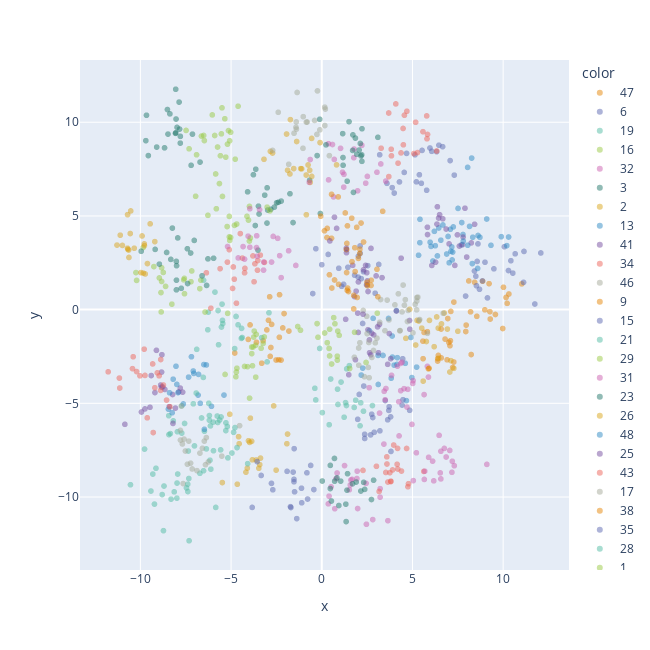

Notebook code for this chart:
### Markdown cell above
Visualization of the dataset to show the clusters. Note, the plot below is only showing two dimensions.

### Code cell
fig = px.scatter(
    df, x="x", y="y",
    color=pd.Series(target, dtype=str, name="Center"),
    color_discrete_sequence=px.colors.qualitative.Vivid,
    width=650, height=650,
    render_mode='webgl',
    opacity=0.5,
)
iplot(fig)

### Figure 1 — Plotly figure (JSON) as saved in the notebook; plotly's stock layout.template omitted (floating-point values rounded to 4 significant figures)
{"data": [{"hovertemplate": "color=47<br>x=%{x}<br>y=%{y}<extra></extra>", "legendgroup": "47", "marker": {"color": "rgb(229, 134, 6)", "opacity": 0.5, "symbol": "circle"}, "mode": "markers", "name": "47", "showlegend": true, "type": "scattergl", "x": [-3.236, -2.764, -2.336, -3.028, -4.051, -2.375, -2.329, -2.805, -3.311, -2.873, -2.078, -3.952, -2.937, -2.519, -2.244, -3.599, -4.797, -2.841, -2.15, -1.812], "xaxis": "x", "y": [-1.661, -0.7869, -1.476, -1.083, -1.59, -2.678, 0.7965, -2.022, -2.86, 0.685, -0.2104, -0.816, -0.5709, -2.689, -2.694, -1.747, -2.316, -2.495, -0.9765, -1.144], "yaxis": "y"}, {"hovertemplate": "color=6<br>x=%{x}<br>y=%{y}<extra></extra>", "legendgroup": "6", "marker": {"color": "rgb(93, 105, 177)", "opacity": 0.5, "symbol": "circle"}, "mode": "markers", "name": "6", "showlegend": true, "type": "scattergl", "x": [4.283, 5.381, 4.674, 6.663, 5.529, 7.306, 3.882, 4.545, 6.458, 3.194, 5.784, 7.076, 5.965, 6.335, 5.139, 3.995, 3.595, 5.216, 6.062, 5.489], "xaxis": "x", "y": [6.815, 7.197, 8.337, 8.698, 8.497, 7.178, 6.511, 7.322, 8.775, 8.264, 6.37, 7.953, 8.625, 8.43, 8.263, 6.221, 6.74, 6.819, 8.448, 6.742], "yaxis": "y"}, {"hovertemplate": "color=19<br>x=%{x}<br>y=%{y}<extra></extra>", "legendgroup": "19", "marker": {"color": "rgb(82, 188, 163)", "opacity": 0.5, "symbol": "circle"}, "mode": "markers", "name": "19", "showlegend": true, "type": "scattergl", "x": [-3.012, -6.252, -6.893, -5.498, -4.387, -3.316, -4.615, -5.717, -5.472, -5.529, -5.69, -5.887, -6.283, -6.517, -4.727, -4.421, -4.803, -5.456, -4.432, -2.911], "xaxis": "x", "y": [-2.789, -0.1328, -2.12, 0.293, -1.488, -1.498, -0.8116, -0.04867, -0.5746, -0.9297, -1.875, 0.9347, -1.075, 1.57, -0.3661, -1.0, -2.079, -0.7469, -1.536, -0.1684], "yaxis": "y"}, {"hovertemplate": "color=16<br>x=%{x}<br>y=%{y}<extra></extra>", "legendgroup": "16", "marker": {"color": "rgb(153, 201, 69)", "opacity": 0.5, "symbol": "circle"}, "mode": "markers", "name": "16", "showlegend": true, "type": "scattergl", "x": [-3.864, -4.706, -3.782, -3.98, -3.753, -4.258, -3.231, -5.187, -3.82, -4.735, -3.613, -3.644, -3.86, -3.167, -4.093, -3.64, -4.679, -5.33, -3.343, -3.722], "xaxis": "x", "y": [-1.995, -3.328, -1.994, -4.724, -1.467, -3.033, -1.802, -0.1994, -2.998, -3.583, -1.321, -1.901, -2.348, -1.458, -3.042, -3.605, -3.127, -3.459, -2.063, -1.147], "yaxis": "y"}, {"hovertemplate": "color=32<br>x=%{x}<br>y=%{y}<extra></extra>", "legendgroup": "32", "marker": {"color": "rgb(204, 97, 176)", "opacity": 0.5, "symbol": "circle"}, "mode": "markers", "name": "32", "showlegend": true, "type": "scattergl", "x": [1.937, 2.443, 2.46, 1.571, 1.255, 0.8434, 2.811, 0.7176, 1.519, 1.978, 3.644, 0.3609, 0.5142, 1.674, 0.7854, 1.607, 1.953, 3.217, 0.4004, 3.217], "xaxis": "x", "y": [-9.014, -9.272, -11.46, -9.358, -8.325, -8.72, -11.21, -10.63, -9.613, -10.62, -11.26, -10.36, -9.457, -9.059, -9.027, -9.093, -8.622, -9.555, -9.953, -10.01], "yaxis": "y"}, {"hovertemplate": "color=3<br>x=%{x}<br>y=%{y}<extra></extra>", "legendgroup": "3", "marker": {"color": "rgb(36, 121, 108)", "opacity": 0.5, "symbol": "circle"}, "mode": "markers", "name": "3", "showlegend": true, "type": "scattergl", "x": [-3.769, -0.6716, -2.491, -2.237, -1.753, -3.458, -3.638, -2.809, -2.983, -3.489, -3.019, -2.612, -3.665, -1.584, -0.07445, -3.144, -4.087, -2.393, -3.011, -3.515], "xaxis": "x", "y": [7.199, 6.903, 5.701, 5.792, 6.184, 5.104, 7.493, 5.355, 5.313, 5.522, 4.62, 5.47, 4.488, 4.646, 5.13, 6.109, 6.285, 5.727, 6.501, 3.175], "yaxis": "y"}, {"hovertemplate": "color=2<br>x=%{x}<br>y=%{y}<extra></extra>", "legendgroup": "2", "marker": {"color": "rgb(218, 165, 27)", "opacity": 0.5, "symbol": "circle"}, "mode": "markers", "name": "2", "showlegend": true, "type": "scattergl", "x": [-2.831, -0.5535, -3.185, -1.384, -1.729, -0.09592, -0.8492, -1.546, -0.6394, -0.6653, -1.886, -2.715, -1.106, -0.7545, 0.8162, -0.5584, -1.94, -0.8582, -1.16, -1.755], "xaxis": "x", "y": [8.446, 7.11, 8.024, 8.972, 10.14, 8.915, 5.063, 7.526, 6.79, 7.436, 7.438, 8.357, 7.516, 7.719, 7.725, 9.137, 9.372, 7.183, 7.525, 7.239], "yaxis": "y"}, {"hovertemplate": "color=13<br>x=%{x}<br>y=%{y}<extra></extra>", "legendgroup": "13", "marker": {"color": "rgb(47, 138, 196)", "opacity": 0.5, "symbol": "circle"}, "mode": "markers", "name": "13", "showlegend": true, "type": "scattergl", "x": [4.912, 4.965, 3.881, 3.827, 4.604, 3.895, 2.258, 4.165, 3.105, 3.377, 3.989, 5.229, 2.63, 2.175, 3.115, 2.832, 4.667, 4.144, 4.118, 3.682], "xaxis": "x", "y": [-1.485, -3.627, -1.408, -3.662, -2.865, -2.534, -3.122, -2.564, -2.444, -2.445, -2.963, -3.068, -1.128, -3.493, -3.995, -0.4632, -4.857, -2.926, -0.05049, -0.4702], "yaxis": "y"}, {"hovertemplate": "color=41<br>x=%{x}<br>y=%{y}<extra></extra>", "legendgroup": "41", "marker": {"color": "rgb(118, 78, 159)", "opacity": 0.5, "symbol": "circle"}, "mode": "markers", "name": "41", "showlegend": true, "type": "scattergl", "x": [2.751, 2.629, 4.114, 1.982, 2.549, 4.839, 3.722, 4.854, 3.124, 3.635, 3.078, 1.318, 3.802, 2.867, 1.49, 1.857, 2.703, 2.014, 2.635, 3.183], "xaxis": "x", "y": [-1.258, -1.617, -0.07305, -0.1867, -1.073, -0.5806, -1.277, -1.045, -2.303, -2.919, -0.9207, -0.5168, -2.619, -1.349, -3.477, -2.674, -2.414, -1.218, -2.302, -0.7893], "yaxis": "y"}, {"hovertemplate": "color=34<br>x=%{x}<br>y=%{y}<extra></extra>", "legendgroup": "34", "marker": {"color": "rgb(237, 100, 90)", "opacity": 0.5, "symbol": "circle"}, "mode": "markers", "name": "34", "showlegend": true, "type": "scattergl", "x": [5.177, 5.832, 5.08, 4.556, 3.697, 5.802, 5.276, 6.333, 4.369, 5.784, 4.204, 5.579, 4.482, 3.691, 3.841, 4.693, 3.829, 4.5, 3.272, 4.083], "xaxis": "x", "y": [9.998, 9.349, 8.33, 10.38, 7.1, 9.117, 8.383, 8.467, 8.364, 10.34, 7.817, 9.496, 9.668, 10.49, 8.208, 10.59, 8.559, 8.796, 8.615, 10.98], "yaxis": "y"}, {"hovertemplate": "color=46<br>x=%{x}<br>y=%{y}<extra></extra>", "legendgroup": "46", "marker": {"color": "rgb(165, 170, 153)", "opacity": 0.5, "symbol": "circle"}, "mode": "markers", "name": "46", "showlegend": true, "type": "scattergl", "x": [3.706, 4.032, 2.762, 2.613, 2.566, 2.594, 1.796, 4.557, 2.479, 2.034, 2.102, 2.351, 2.041, 2.853, 2.501, 2.286, 4.302, 3.195, 2.951, 4.426], "xaxis": "x", "y": [-0.5496, 0.2548, -2.552, -3.634, -3.084, -1.753, -2.543, 0.2327, -0.3569, -2.048, -1.768, -3.577, -2.967, -2.179, -1.28, -0.04592, -1.131, -0.6775, -1.773, -0.1196], "yaxis": "y"}, {"hovertemplate": "color=9<br>x=%{x}<br>y=%{y}<extra></extra>", "legendgroup": "9", "marker": {"color": "rgb(229, 134, 6)", "opacity": 0.5, "symbol": "circle"}, "mode": "markers", "name": "9", "showlegend": true, "type": "scattergl", "x": [8.991, 8.429, 9.975, 7.961, 10.22, 7.116, 9.286, 9.27, 10.16, 8.105, 10.02, 9.573, 8.237, 11.03, 8.87, 10.32, 9.224, 8.547, 7.282, 6.948], "xaxis": "x", "y": [-0.0112, 1.459, -1.008, -0.8261, 0.3357, -0.09574, -0.502, -0.1087, 0.6485, 1.532, 1.192, -0.2594, -2.398, 1.373, 1.516, 0.8331, 1.386, -0.3577, 0.4012, -0.4758], "yaxis": "y"}, {"hovertemplate": "color=15<br>x=%{x}<br>y=%{y}<extra></extra>", "legendgroup": "15", "marker": {"color": "rgb(93, 105, 177)", "opacity": 0.5, "symbol": "circle"}, "mode": "markers", "name": "15", "showlegend": true, "type": "scattergl", "x": [2.752, 2.693, 3.5, 2.894, 4.428, 4.462, 2.367, 3.794, 4.846, 2.365, 3.715, 3.697, 1.983, 2.814, 3.206, 3.635, 2.064, 2.315, 4.478, 3.815], "xaxis": "x", "y": [-5.582, -6.686, -4.854, -6.546, -5.091, -2.621, -6.877, -5.725, -5.374, -6.653, -5.184, -5.377, -5.854, -5.759, -6.47, -5.881, -4.527, -4.08, -4.807, -7.568], "yaxis": "y"}, {"hovertemplate": "color=21<br>x=%{x}<br>y=%{y}<extra></extra>", "legendgroup": "21", "marker": {"color": "rgb(82, 188, 163)", "opacity": 0.5, "symbol": "circle"}, "mode": "markers", "name": "21", "showlegend": true, "type": "scattergl", "x": [-7.717, -7.357, -6.196, -5.576, -9.771, -8.434, -7.082, -7.717, -8.185, -6.193, -5.763, -6.528, -6.468, -8.346, -7.958, -7.563, -6.361, -8.425, -6.626, -6.138], "xaxis": "x", "y": [-5.132, -7.548, -5.904, -7.485, -7.444, -5.662, -5.027, -6.592, -5.936, -5.654, -5.679, -3.617, -6.49, -6.616, -6.517, -6.077, -7.434, -6.672, -5.782, -6.206], "yaxis": "y"}, {"hovertemplate": "color=29<br>x=%{x}<br>y=%{y}<extra></extra>", "legendgroup": "29", "marker": {"color": "rgb(153, 201, 69)", "opacity": 0.5, "symbol": "circle"}, "mode": "markers", "name": "29", "showlegend": true, "type": "scattergl", "x": [-7.576, -6.665, -6.435, -9.256, -8.953, -8.264, -10.21, -7.211, -8.611, -7.608, -7.167, -7.567, -8.832, -8.737, -8.862, -8.852, -9.844, -6.723, -8.83, -10.25], "xaxis": "x", "y": [1.67, 1.574, -0.1291, 2.296, 1.691, 0.2913, 1.559, 1.489, 1.24, 1.588, 2.063, 0.8488, 2.239, 1.985, 0.9106, -0.1228, 3.316, 1.121, 1.503, 1.979], "yaxis": "y"}, {"hovertemplate": "color=31<br>x=%{x}<br>y=%{y}<extra></extra>", "legendgroup": "31", "marker": {"color": "rgb(204, 97, 176)", "opacity": 0.5, "symbol": "circle"}, "mode": "markers", "name": "31", "showlegend": true, "type": "scattergl", "x": [4.172, 3.44, 3.185, 3.495, 4.355, 5.823, 4.424, 4.971, 5.035, 4.698, 4.246, 4.744, 5.642, 3.846, 2.615, 3.537, 5.015, 4.537, 4.353, 5.882], "xaxis": "x", "y": [-3.018, -4.359, -5.523, -4.81, -2.869, -3.029, -2.81, -6.126, -3.789, -5.202, -4.916, -4.252, -4.535, -3.508, -4.166, -4.211, -3.937, -4.218, -4.326, -3.599], "yaxis": "y"}, {"hovertemplate": "color=23<br>x=%{x}<br>y=%{y}<extra></extra>", "legendgroup": "23", "marker": {"color": "rgb(36, 121, 108)", "opacity": 0.5, "symbol": "circle"}, "mode": "markers", "name": "23", "showlegend": true, "type": "scattergl", "x": [-6.711, -8.508, -7.201, -8.034, -8.065, -8.372, -9.697, -8.476, -7.865, -8.047, -7.979, -7.8, -9.561, -7.794, -9.101, -9.663, -8.668, -8.051, -7.84, -7.129], "xaxis": "x", "y": [7.874, 10.68, 7.702, 10.17, 9.407, 10.45, 9.018, 9.368, 11.08, 9.437, 9.726, 8.886, 8.22, 9.247, 8.674, 10.37, 8.633, 11.76, 9.634, 9.366], "yaxis": "y"}, {"hovertemplate": "color=26<br>x=%{x}<br>y=%{y}<extra></extra>", "legendgroup": "26", "marker": {"color": "rgb(218, 165, 27)", "opacity": 0.5, "symbol": "circle"}, "mode": "markers", "name": "26", "showlegend": true, "type": "scattergl", "x": [-2.651, -3.935, -3.469, -4.102, -5.071, -4.038, -4.554, -3.378, -4.584, -3.42, -5.483, -4.656, -4.18, -3.864, -3.616, -3.825, -1.886, -3.977, -1.924, -2.516], "xaxis": "x", "y": [-5.137, -5.792, -8.465, -8.461, -5.583, -6.999, -7.159, -7.924, -6.78, -8.272, -9.23, -9.318, -8.677, -7.026, -8.026, -8.016, -6.642, -7.086, -7.157, -8.566], "yaxis": "y"}, {"hovertemplate": "color=48<br>x=%{x}<br>y=%{y}<extra></extra>", "legendgroup": "48", "marker": {"color": "rgb(47, 138, 196)", "opacity": 0.5, "symbol": "circle"}, "mode": "markers", "name": "48", "showlegend": true, "type": "scattergl", "x": [7.717, 6.376, 6.024, 5.973, 7.09, 7.786, 6.963, 6.128, 7.123, 6.887, 5.414, 6.679, 6.452, 6.209, 5.407, 7.024, 5.337, 7.694, 6.259, 7.216], "xaxis": "x", "y": [4.646, 2.867, 3.374, 3.597, 4.288, 4.01, 3.904, 2.594, 3.112, 2.969, 4.822, 4.517, 4.357, 4.177, 3.571, 2.499, 2.901, 3.452, 3.41, 3.07], "yaxis": "y"}, {"hovertemplate": "color=25<br>x=%{x}<br>y=%{y}<extra></extra>", "legendgroup": "25", "marker": {"color": "rgb(118, 78, 159)", "opacity": 0.5, "symbol": "circle"}, "mode": "markers", "name": "25", "showlegend": true, "type": "scattergl", "x": [-10.85, -9.197, -8.202, -7.801, -7.668, -9.4, -9.115, -9.469, -8.834, -8.832, -9.94, -8.773, -9.748, -8.068, -8.41, -8.648, -8.225, -8.812, -7.887, -8.88], "xaxis": "x", "y": [-6.12, -4.426, -6.074, -4.187, -4.406, -3.519, -2.173, -5.213, -4.139, -3.334, -5.463, -4.125, -5.3, -5.255, -5.179, -4.261, -4.531, -2.407, -4.392, -4.025], "yaxis": "y"}, {"hovertemplate": "color=43<br>x=%{x}<br>y=%{y}<extra></extra>", "legendgroup": "43", "marker": {"color": "rgb(237, 100, 90)", "opacity": 0.5, "symbol": "circle"}, "mode": "markers", "name": "43", "showlegend": true, "type": "scattergl", "x": [-3.733, -4.824, -4.236, -3.161, -5.098, -3.686, -4.918, -4.377, -6.362, -3.543, -3.386, -3.794, -4.255, -5.605, -3.526, -5.202, -4.704, -6.112, -4.877, -4.491], "xaxis": "x", "y": [1.488, 1.624, 2.203, 2.52, 3.198, 2.446, 1.13, 2.749, 1.964, 2.104, 2.907, 2.865, 1.964, 2.185, 2.62, 2.535, 0.342, 0.07481, 2.277, 4.058], "yaxis": "y"}, {"hovertemplate": "color=17<br>x=%{x}<br>y=%{y}<extra></extra>", "legendgroup": "17", "marker": {"color": "rgb(165, 170, 153)", "opacity": 0.5, "symbol": "circle"}, "mode": "markers", "name": "17", "showlegend": true, "type": "scattergl", "x": [-1.822, -1.421, -0.2679, 0.1982, -1.358, -0.8071, -1.528, -2.399, -1.035, -1.021, 0.1699, -1.406, -0.1041, -0.3953, -2.709, -1.398, 0.1645, -0.2358, 0.4205, -0.8502], "xaxis": "x", "y": [7.756, 9.734, 9.351, 10.7, 11.59, 10.01, 9.412, 10.53, 8.61, 10.3, 9.823, 10.02, 9.594, 10.09, 8.495, 9.633, 10.81, 11.67, 8.217, 10.01], "yaxis": "y"}, {"hovertemplate": "color=38<br>x=%{x}<br>y=%{y}<extra></extra>", "legendgroup": "38", "marker": {"color": "rgb(229, 134, 6)", "opacity": 0.5, "symbol": "circle"}, "mode": "markers", "name": "38", "showlegend": true, "type": "scattergl", "x": [5.883, 6.428, 8.202, 7.215, 6.388, 5.577, 7.068, 5.823, 5.641, 6.798, 7.28, 7.008, 5.587, 7.94, 6.587, 6.392, 6.909, 6.58, 7.091, 5.917], "xaxis": "x", "y": [-3.162, -2.444, -0.1181, -3.089, -2.746, -1.684, -1.926, -1.177, -1.217, -1.573, -2.796, -1.75, -2.618, -1.169, -2.577, -2.617, -2.679, -1.036, -1.659, -3.128], "yaxis": "y"}, {"hovertemplate": "color=35<br>x=%{x}<br>y=%{y}<extra></extra>", "legendgroup": "35", "marker": {"color": "rgb(93, 105, 177)", "opacity": 0.5, "symbol": "circle"}, "mode": "markers", "name": "35", "showlegend": true, "type": "scattergl", "x": [1.202, 3.142, 1.439, 2.303, -0.4964, 2.111, 2.176, 2.511, -0.326, 0.0003786, 2.537, 2.118, 2.943, 0.3541, 2.02, 2.252, 2.01, 1.81, 0.9388, 1.099], "xaxis": "x", "y": [1.352, 2.412, 2.26, 2.024, 0.8566, 3.398, 1.652, 1.327, 3.251, 2.398, 2.348, 3.005, 0.8757, 2.944, 2.853, -0.7382, 1.734, 1.838, 2.206, 1.244], "yaxis": "y"}, {"hovertemplate": "color=28<br>x=%{x}<br>y=%{y}<extra></extra>", "legendgroup": "28", "marker": {"color": "rgb(82, 188, 163)", "opacity": 0.5, "symbol": "circle"}, "mode": "markers", "name": "28", "showlegend": true, "type": "scattergl", "x": [1.522, 1.87, 0.8936, -0.1149, 1.788, 2.794, 1.063, 0.4929, 0.4092, 0.03168, 1.36, -0.382, 0.869, 1.375, -0.3321, 2.15, 2.301, 1.233, 1.31, 2.111], "xaxis": "x", "y": [-2.99, -4.835, -5.062, -2.072, -5.221, -5.121, -3.867, -3.702, -6.144, -5.496, -5.118, -4.199, -4.245, -3.161, -4.819, -4.971, -5.423, -5.743, -4.963, -6.202], "yaxis": "y"}, {"hovertemplate": "color=1<br>x=%{x}<br>y=%{y}<extra></extra>", "legendgroup": "1", "marker": {"color": "rgb(153, 201, 69)", "opacity": 0.5, "symbol": "circle"}, "mode": "markers", "name": "1", "showlegend": true, "type": "scattergl", "x": [0.4043, 0.3003, 0.7261, 0.6583, 3.061, 1.538, 0.4312, -0.2585, 2.441, -0.2067, 1.808, -1.172, 0.4341, 0.1596, 0.9609, 0.8584, 0.5437, -1.326, 0.8806, 0.8554], "xaxis": "x", "y": [-2.07, -1.765, -0.7551, -0.4272, -0.1904, -3.144, -2.471, -0.7457, -2.82, -1.475, -1.21, -1.101, -1.045, -1.247, -1.37, -2.695, -2.902, -0.9017, -1.148, -2.483], "yaxis": "y"}, {"hovertemplate": "color=39<br>x=%{x}<br>y=%{y}<extra></extra>", "legendgroup": "39", "marker": {"color": "rgb(204, 97, 176)", "opacity": 0.5, "symbol": "circle"}, "mode": "markers", "name": "39", "showlegend": true, "type": "scattergl", "x": [0.3761, 3.255, 3.041, 0.5897, 3.528, 2.211, 0.3697, 1.224, 2.423, 0.6513, 1.035, -0.6382, 1.976, 1.781, -0.6883, 1.212, 0.6903, 1.146, 1.766, 2.514], "xaxis": "x", "y": [6.925, 7.774, 7.332, 8.813, 6.859, 8.771, 8.858, 7.219, 6.748, 6.015, 8.607, 8.01, 6.338, 8.572, 6.792, 6.538, 8.017, 7.334, 8.108, 7.11], "yaxis": "y"}, {"hovertemplate": "color=4<br>x=%{x}<br>y=%{y}<extra></extra>", "legendgroup": "4", "marker": {"color": "rgb(36, 121, 108)", "opacity": 0.5, "symbol": "circle"}, "mode": "markers", "name": "4", "showlegend": true, "type": "scattergl", "x": [3.094, 1.17, -0.2556, 2.219, 1.701, 2.128, 0.2329, 2.213, 1.154, 1.855, 1.503, 1.928, 2.203, 1.176, 1.4, 2.059, 1.716, 2.161, -0.1109, 1.748], "xaxis": "x", "y": [9.196, 8.117, 8.22, 9.653, 8.496, 8.868, 8.792, 7.913, 9.392, 9.155, 10.03, 8.289, 8.262, 7.704, 6.855, 8.516, 9.326, 8.203, 10.16, 6.256], "yaxis": "y"}, {"hovertemplate": "color=7<br>x=%{x}<br>y=%{y}<extra></extra>", "legendgroup": "7", "marker": {"color": "rgb(218, 165, 27)", "opacity": 0.5, "symbol": "circle"}, "mode": "markers", "name": "7", "showlegend": true, "type": "scattergl", "x": [6.751, 5.254, 5.178, 5.351, 6.926, 7.501, 6.335, 4.843, 7.061, 5.513, 5.766, 6.197, 5.939, 6.437, 6.6, 7.281, 4.635, 5.591, 6.422, 7.116], "xaxis": "x", "y": [-0.1805, -0.5739, -1.889, -0.6065, -1.038, -1.155, -0.3912, 0.01454, -3.33, -0.9874, -1.701, -1.979, -0.5753, -2.6, -0.7618, -3.135, -1.532, -3.817, -0.99, -2.722], "yaxis": "y"}, {"hovertemplate": "color=44<br>x=%{x}<br>y=%{y}<extra></extra>", "legendgroup": "44", "marker": {"color": "rgb(47, 138, 196)", "opacity": 0.5, "symbol": "circle"}, "mode": "markers", "name": "44", "showlegend": true, "type": "scattergl", "x": [-6.794, -7.341, -5.389, -6.501, -8.036, -7.056, -8.39, -7.925, -8.245, -8.193, -7.184, -8.455, -6.818, -6.081, -7.083, -7.99, -7.633, -6.362, -6.698, -6.472], "xaxis": "x", "y": [-3.457, -3.603, -4.559, -2.932, -3.022, -3.405, -4.439, -4.428, -5.505, -3.713, -2.515, -5.313, -4.561, -5.161, -3.275, -3.99, -5.034, -2.953, -5.001, -6.388], "yaxis": "y"}, {"hovertemplate": "color=37<br>x=%{x}<br>y=%{y}<extra></extra>", "legendgroup": "37", "marker": {"color": "rgb(118, 78, 159)", "opacity": 0.5, "symbol": "circle"}, "mode": "markers", "name": "37", "showlegend": true, "type": "scattergl", "x": [6.496, 5.832, 6.068, 6.441, 7.759, 7.99, 6.352, 7.79, 7.336, 7.019, 6.856, 5.823, 7.478, 7.894, 6.275, 7.587, 8.242, 6.672, 6.374, 8.426], "xaxis": "x", "y": [5.067, 4.006, 2.358, 4.889, 3.468, 2.805, 4.564, 3.871, 2.36, 3.508, 4.301, 4.397, 3.99, 5.412, 2.531, 3.393, 3.56, 4.847, 5.489, 4.555], "yaxis": "y"}, {"hovertemplate": "color=42<br>x=%{x}<br>y=%{y}<extra></extra>", "legendgroup": "42", "marker": {"color": "rgb(237, 100, 90)", "opacity": 0.5, "symbol": "circle"}, "mode": "markers", "name": "42", "showlegend": true, "type": "scattergl", "x": [-8.878, -11.77, -8.966, -10.43, -9.62, -8.555, -8.374, -10.02, -8.885, -9.202, -9.065, -11.14, -8.73, -9.323, -9.79, -9.291, -10.4, -11.16, -9.745, -10.21], "xaxis": "x", "y": [-2.664, -3.318, -3.534, -3.15, -5.774, -4.829, -5.183, -3.535, -4.312, -4.168, -3.373, -4.185, -4.024, -2.898, -2.111, -6.562, -2.514, -3.654, -3.513, -3.306], "yaxis": "y"}, {"hovertemplate": "color=40<br>x=%{x}<br>y=%{y}<extra></extra>", "legendgroup": "40", "marker": {"color": "rgb(165, 170, 153)", "opacity": 0.5, "symbol": "circle"}, "mode": "markers", "name": "40", "showlegend": true, "type": "scattergl", "x": [4.765, 5.368, 5.826, 5.243, 6.694, 3.605, 4.486, 5.298, 3.244, 5.147, 4.222, 5.232, 4.607, 5.396, 3.043, 3.483, 4.723, 5.028, 5.244, 4.318], "xaxis": "x", "y": [-0.04337, -0.5632, -1.266, 0.4596, -0.1933, 0.5086, 1.31, 0.6645, 0.5405, 0.2853, 0.843, -0.01242, 0.5315, -0.5286, -1.522, -1.124, -0.6332, -1.24, 0.6456, -1.117], "yaxis": "y"}, {"hovertemplate": "color=0<br>x=%{x}<br>y=%{y}<extra></extra>", "legendgroup": "0", "marker": {"color": "rgb(229, 134, 6)", "opacity": 0.5, "symbol": "circle"}, "mode": "markers", "name": "0", "showlegend": true, "type": "scattergl", "x": [0.3019, 1.926, 1.821, 0.2867, 2.103, 1.653, 0.908, 1.353, 3.359, 2.164, 2.093, 0.1498, 0.5385, 2.303, 1.384, 1.372, -0.05797, 0.5411, 1.416, 1.295], "xaxis": "x", "y": [4.336, 4.391, 3.304, 3.848, 3.224, 4.88, 6.017, 3.204, 5.248, 4.621, 2.988, 4.205, 3.806, 3.609, 3.534, 3.211, 4.985, 6.153, 4.47, 5.161], "yaxis": "y"}, {"hovertemplate": "color=24<br>x=%{x}<br>y=%{y}<extra></extra>", "legendgroup": "24", "marker": {"color": "rgb(93, 105, 177)", "opacity": 0.5, "symbol": "circle"}, "mode": "markers", "name": "24", "showlegend": true, "type": "scattergl", "x": [8.696, 8.999, 9.49, 7.929, 8.495, 10.66, 8.611, 10.07, 11.15, 10.29, 8.567, 8.529, 11.12, 8.418, 8.856, 11.75, 9.135, 12.08, 10.43, 10.53], "xaxis": "x", "y": [1.085, 2.528, 2.176, 0.7239, 1.781, 2.978, 3.509, 3.357, 3.106, 2.087, 2.574, 1.275, 1.454, 2.062, 1.533, 0.2995, 0.6246, 3.023, 2.61, 1.948], "yaxis": "y"}, {"hovertemplate": "color=18<br>x=%{x}<br>y=%{y}<extra></extra>", "legendgroup": "18", "marker": {"color": "rgb(82, 188, 163)", "opacity": 0.5, "symbol": "circle"}, "mode": "markers", "name": "18", "showlegend": true, "type": "scattergl", "x": [-6.719, -5.288, -5.968, -5.282, -6.114, -4.783, -7.017, -5.551, -6.921, -5.631, -6.163, -4.086, -4.952, -5.985, -4.862, -5.737, -5.206, -4.671, -6.23, -5.174], "xaxis": "x", "y": [-8.737, -6.456, -7.53, -6.041, -8.515, -6.295, -7.274, -5.729, -4.453, -5.893, -8.037, -8.22, -7.652, -6.004, -6.548, -6.022, -6.237, -7.363, -4.999, -7.913], "yaxis": "y"}, {"hovertemplate": "color=10<br>x=%{x}<br>y=%{y}<extra></extra>", "legendgroup": "10", "marker": {"color": "rgb(153, 201, 69)", "opacity": 0.5, "symbol": "circle"}, "mode": "markers", "name": "10", "showlegend": true, "type": "scattergl", "x": [-4.038, -4.813, -5.642, -5.096, -3.936, -3.986, -5.849, -6.276, -3.989, -2.859, -5.475, -5.216, -5.812, -4.688, -5.094, -5.074, -6.954, -5.026, -4.122, -3.013], "xaxis": "x", "y": [4.777, 4.497, 6.728, 4.974, 3.823, 5.509, 7.24, 5.033, 3.66, 5.271, 6.04, 4.433, 5.383, 4.566, 3.883, 3.693, 6.049, 3.852, 4.979, 5.47], "yaxis": "y"}, {"hovertemplate": "color=30<br>x=%{x}<br>y=%{y}<extra></extra>", "legendgroup": "30", "marker": {"color": "rgb(204, 97, 176)", "opacity": 0.5, "symbol": "circle"}, "mode": "markers", "name": "30", "showlegend": true, "type": "scattergl", "x": [-2.429, -2.678, -3.962, -4.06, -2.238, -4.606, -3.967, -1.826, -4.338, -2.77, -4.258, -3.196, -3.211, -5.193, -3.598, -2.321, -3.588, -3.563, -1.43, -3.43], "xaxis": "x", "y": [3.804, 3.908, 3.328, 3.921, 1.707, 2.759, 5.383, 3.14, 3.366, 2.539, 2.695, 2.539, 2.108, 3.367, 3.311, 2.881, 3.942, 2.852, 2.358, 5.337], "yaxis": "y"}, {"hovertemplate": "color=11<br>x=%{x}<br>y=%{y}<extra></extra>", "legendgroup": "11", "marker": {"color": "rgb(36, 121, 108)", "opacity": 0.5, "symbol": "circle"}, "mode": "markers", "name": "11", "showlegend": true, "type": "scattergl", "x": [0.701, 1.043, 0.944, 1.392, 2.31, 2.366, 2.858, 0.531, 1.342, 1.696, 0.4697, 2.154, 0.02718, 0.7107, 0.4713, 1.42, 1.898, 1.327, 2.74, 0.8362], "xaxis": "x", "y": [-7.942, -9.154, -10.45, -9.635, -9.219, -9.594, -9.103, -10.22, -11.31, -9.294, -9.55, -9.682, -9.147, -9.156, -8.312, -8.757, -9.202, -10.38, -10.13, -8.979], "yaxis": "y"}, {"hovertemplate": "color=33<br>x=%{x}<br>y=%{y}<extra></extra>", "legendgroup": "33", "marker": {"color": "rgb(218, 165, 27)", "opacity": 0.5, "symbol": "circle"}, "mode": "markers", "name": "33", "showlegend": true, "type": "scattergl", "x": [-10.63, -9.461, -9.778, -10.71, -10.53, -9.842, -10.65, -9.611, -9.204, -9.731, -10.69, -9.907, -9.97, -10.34, -11.11, -9.784, -10.99, -10.71, -10.56, -11.29], "xaxis": "x", "y": [2.783, 4.579, 3.414, 5.068, 5.267, 1.949, 3.18, 2.458, 3.63, 1.904, 3.221, 3.93, 1.976, 3.277, 3.972, 3.509, 3.426, 3.275, 4.061, 3.444], "yaxis": "y"}, {"hovertemplate": "color=49<br>x=%{x}<br>y=%{y}<extra></extra>", "legendgroup": "49", "marker": {"color": "rgb(47, 138, 196)", "opacity": 0.5, "symbol": "circle"}, "mode": "markers", "name": "49", "showlegend": true, "type": "scattergl", "x": [8.593, 8.324, 9.095, 7.513, 8.299, 7.803, 10.2, 8.046, 7.187, 7.251, 6.566, 7.17, 8.263, 9.896, 8.719, 8.615, 9.328, 8.042, 8.148, 10.3], "xaxis": "x", "y": [2.2, 3.862, 4.836, 5.402, 2.456, 3.659, 3.416, 3.438, 2.651, 4.414, 3.706, 3.343, 8.086, 3.892, 3.859, 3.957, 3.432, 7.591, 4.443, 3.876], "yaxis": "y"}, {"hovertemplate": "color=12<br>x=%{x}<br>y=%{y}<extra></extra>", "legendgroup": "12", "marker": {"color": "rgb(118, 78, 159)", "opacity": 0.5, "symbol": "circle"}, "mode": "markers", "name": "12", "showlegend": true, "type": "scattergl", "x": [0.7003, 1.707, 2.481, 2.019, 0.4477, 0.82, 3.323, 2.998, 2.414, 2.714, 2.302, 1.805, 2.513, 2.551, 1.354, 4.376, 2.469, 1.894, 2.275, 1.364], "xaxis": "x", "y": [4.933, 2.364, 1.969, 1.48, 3.665, 4.337, 1.707, 1.8, 2.36, 3.269, 2.126, 0.6957, 1.537, 0.9679, 3.275, 2.745, 1.322, 0.9853, -0.2441, 3.038], "yaxis": "y"}, {"hovertemplate": "color=14<br>x=%{x}<br>y=%{y}<extra></extra>", "legendgroup": "14", "marker": {"color": "rgb(237, 100, 90)", "opacity": 0.5, "symbol": "circle"}, "mode": "markers", "name": "14", "showlegend": true, "type": "scattergl", "x": [3.965, 3.808, 3.903, 4.154, 3.587, 3.595, 3.53, 3.754, 2.274, 4.394, 5.627, 4.677, 4.783, 3.646, 3.162, 3.809, 4.178, 3.015, 4.749, 4.193], "xaxis": "x", "y": [-7.226, -9.157, -8.556, -8.255, -7.857, -8.24, -8.691, -8.701, -8.581, -8.617, -8.634, -7.41, -9.292, -9.202, -9.703, -9.178, -7.406, -8.362, -9.453, -8.506], "yaxis": "y"}, {"hovertemplate": "color=20<br>x=%{x}<br>y=%{y}<extra></extra>", "legendgroup": "20", "marker": {"color": "rgb(165, 170, 153)", "opacity": 0.5, "symbol": "circle"}, "mode": "markers", "name": "20", "showlegend": true, "type": "scattergl", "x": [-6.474, -7.146, -6.409, -5.512, -7.793, -7.789, -6.716, -6.252, -4.53, -7.74, -7.407, -6.577, -6.363, -7.233, -6.881, -7.683, -7.643, -7.593, -7.516, -7.332], "xaxis": "x", "y": [-7.018, -8.504, -8.276, -7.818, -6.446, -6.961, -7.659, -8.125, -6.192, -5.15, -8.25, -7.402, -6.83, -8.196, -8.592, -7.17, -9.283, -6.91, -7.546, -7.018], "yaxis": "y"}, {"hovertemplate": "color=45<br>x=%{x}<br>y=%{y}<extra></extra>", "legendgroup": "45", "marker": {"color": "rgb(229, 134, 6)", "opacity": 0.5, "symbol": "circle"}, "mode": "markers", "name": "45", "showlegend": true, "type": "scattergl", "x": [2.716, 0.7045, 1.953, 1.368, 1.76, 0.5579, 2.727, 1.4, 3.091, 1.668, 3.044, 2.514, 1.76, 1.425, 2.495, 0.9288, 0.4228, 1.473, 2.02, 1.84], "xaxis": "x", "y": [1.289, 1.582, 0.6482, 1.977, 0.7598, 1.154, 1.567, 1.033, 0.6888, 2.559, 2.153, 1.28, 0.03804, 1.15, 1.455, 1.351, 1.86, 0.9639, 2.733, 2.03], "yaxis": "y"}, {"hovertemplate": "color=27<br>x=%{x}<br>y=%{y}<extra></extra>", "legendgroup": "27", "marker": {"color": "rgb(93, 105, 177)", "opacity": 0.5, "symbol": "circle"}, "mode": "markers", "name": "27", "showlegend": true, "type": "scattergl", "x": [-1.118, -0.7806, -3.561, -1.522, -1.911, -2.772, -2.698, -1.701, -1.724, -3.341, -1.531, -1.38, -3.836, -0.611, -1.106, -1.579, -0.8185, -1.531, -1.499, -0.4349], "xaxis": "x", "y": [-9.532, -10.11, -8.113, -7.42, -8.63, -9.273, -9.615, -10.56, -10.51, -8.852, -9.188, -11.15, -10.56, -8.317, -10.31, -8.672, -8.709, -9.059, -9.723, -9.603], "yaxis": "y"}, {"hovertemplate": "color=5<br>x=%{x}<br>y=%{y}<extra></extra>", "legendgroup": "5", "marker": {"color": "rgb(82, 188, 163)", "opacity": 0.5, "symbol": "circle"}, "mode": "markers", "name": "5", "showlegend": true, "type": "scattergl", "x": [-7.328, -7.988, -9.417, -8.797, -10.55, -8.697, -8.726, -9.14, -9.312, -7.388, -7.382, -7.457, -8.308, -7.943, -6.519, -9.222, -7.978, -7.314, -8.134, -5.845], "xaxis": "x", "y": [-9.013, -10.06, -9.682, -9.871, -9.344, -9.414, -11.8, -8.467, -8.775, -9.319, -9.711, -9.517, -10.11, -8.774, -8.601, -10.38, -9.257, -12.34, -9.726, -10.56], "yaxis": "y"}, {"hovertemplate": "color=36<br>x=%{x}<br>y=%{y}<extra></extra>", "legendgroup": "36", "marker": {"color": "rgb(153, 201, 69)", "opacity": 0.5, "symbol": "circle"}, "mode": "markers", "name": "36", "showlegend": true, "type": "scattergl", "x": [-5.744, -6.472, -5.903, -5.588, -5.345, -4.612, -5.022, -5.196, -6.512, -6.632, -6.035, -7.482, -6.901, -5.141, -5.535, -4.771, -7.313, -5.292, -5.077, -5.5], "xaxis": "x", "y": [8.677, 9.021, 9.294, 8.211, 10.19, 10.86, 9.464, 8.832, 9.294, 9.261, 10.39, 9.563, 8.263, 9.555, 9.381, 8.029, 8.582, 8.137, 9.008, 10.77], "yaxis": "y"}, {"hovertemplate": "color=22<br>x=%{x}<br>y=%{y}<extra></extra>", "legendgroup": "22", "marker": {"color": "rgb(204, 97, 176)", "opacity": 0.5, "symbol": "circle"}, "mode": "markers", "name": "22", "showlegend": true, "type": "scattergl", "x": [4.262, 7.174, 5.047, 6.47, 6.758, 3.425, 5.216, 9.1, 6.532, 6.11, 5.68, 7.306, 6.857, 6.173, 5.891, 5.653, 6.566, 7.197, 7.055, 6.567], "xaxis": "x", "y": [-6.739, -8.683, -9.126, -6.71, -7.406, -7.177, -7.641, -8.259, -8.714, -8.087, -8.623, -8.33, -7.865, -9.137, -7.884, -9.062, -7.559, -8.094, -7.515, -9.035], "yaxis": "y"}, {"hovertemplate": "color=8<br>x=%{x}<br>y=%{y}<extra></extra>", "legendgroup": "8", "marker": {"color": "rgb(36, 121, 108)", "opacity": 0.5, "symbol": "circle"}, "mode": "markers", "name": "8", "showlegend": true, "type": "scattergl", "x": [-7.745, -7.409, -8.322, -6.275, -9.185, -6.349, -8.005, -7.939, -8.235, -8.014, -8.553, -7.396, -7.029, -5.964, -8.953, -9.955, -8.017, -7.23, -8.01, -6.6], "xaxis": "x", "y": [1.138, 3.248, 2.681, 2.708, 3.216, 1.291, 2.345, 3.827, 4.351, 1.056, 3.051, 1.392, 3.694, 2.742, 2.428, 3.116, 2.574, 3.022, 1.572, 1.802], "yaxis": "y"}], "layout": {"height": 650, "legend": {"title": {"text": "color"}, "tracegroupgap": 0}, "margin": {"t": 60}, "width": 650, "xaxis": {"anchor": "y", "domain": [0, 1], "title": {"text": "x"}}, "yaxis": {"anchor": "x", "domain": [0, 1], "title": {"text": "y"}}}}
